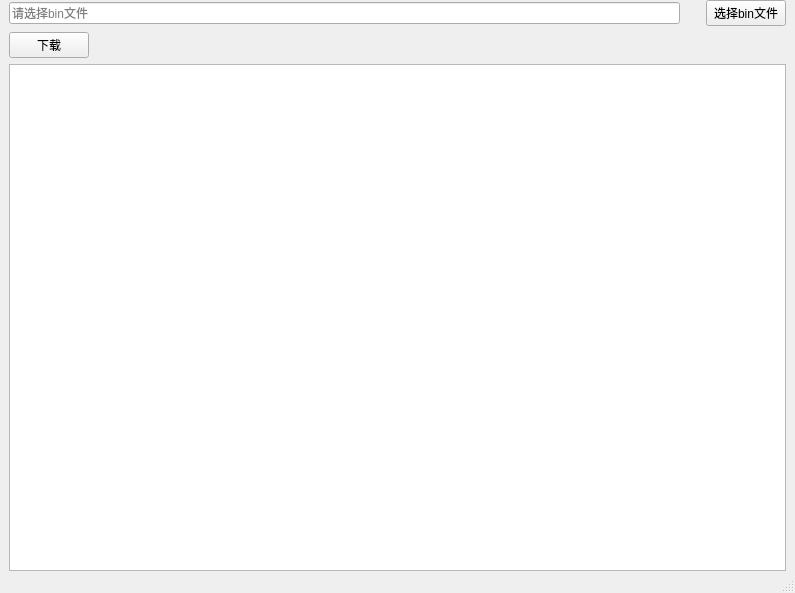
<?xml version="1.0" encoding="UTF-8"?>
<ui version="4.0">
 <class>MainWindow</class>
 <widget class="QMainWindow" name="MainWindow">
  <property name="geometry">
   <rect>
    <x>0</x>
    <y>0</y>
    <width>795</width>
    <height>593</height>
   </rect>
  </property>
  <property name="windowTitle">
   <string>BIN文件烧录助手v1.0.0</string>
  </property>
  <property name="windowIcon">
   <iconset resource="res.qrc">
    <normaloff>:/images/flash.png</normaloff>:/images/flash.png</iconset>
  </property>
  <widget class="QWidget" name="centralwidget">
   <layout class="QVBoxLayout" name="verticalLayout">
    <property name="leftMargin">
     <number>9</number>
    </property>
    <property name="topMargin">
     <number>0</number>
    </property>
    <property name="rightMargin">
     <number>9</number>
    </property>
    <property name="bottomMargin">
     <number>0</number>
    </property>
    <item>
     <layout class="QHBoxLayout" name="horizontalLayout">
      <item>
       <widget class="QLineEdit" name="labFileInfo">
        <property name="placeholderText">
         <string>请选择bin文件</string>
        </property>
       </widget>
      </item>
      <item>
       <spacer name="horizontalSpacer">
        <property name="orientation">
         <enum>Qt::Horizontal</enum>
        </property>
        <property name="sizeType">
         <enum>QSizePolicy::Fixed</enum>
        </property>
        <property name="sizeHint" stdset="0">
         <size>
          <width>20</width>
          <height>20</height>
         </size>
        </property>
       </spacer>
      </item>
      <item>
       <widget class="QPushButton" name="btnLoadFile">
        <property name="text">
         <string>选择bin文件</string>
        </property>
       </widget>
      </item>
     </layout>
    </item>
    <item>
     <layout class="QHBoxLayout" name="horizontalLayout_2">
      <item>
       <widget class="QPushButton" name="btnDownLoad">
        <property name="text">
         <string>下载</string>
        </property>
       </widget>
      </item>
      <item>
       <spacer name="horizontalSpacer_2">
        <property name="orientation">
         <enum>Qt::Horizontal</enum>
        </property>
        <property name="sizeHint" stdset="0">
         <size>
          <width>40</width>
          <height>20</height>
         </size>
        </property>
       </spacer>
      </item>
     </layout>
    </item>
    <item>
     <widget class="QPlainTextEdit" name="plainTextEdit">
      <property name="styleSheet">
       <string notr="true"/>
      </property>
      <property name="readOnly">
       <bool>true</bool>
      </property>
     </widget>
    </item>
   </layout>
  </widget>
  <widget class="QMenuBar" name="menubar">
   <property name="geometry">
    <rect>
     <x>0</x>
     <y>0</y>
     <width>795</width>
     <height>26</height>
    </rect>
   </property>
  </widget>
  <widget class="QStatusBar" name="statusbar"/>
 </widget>
 <resources>
  <include location="res.qrc"/>
 </resources>
 <connections/>
</ui>
